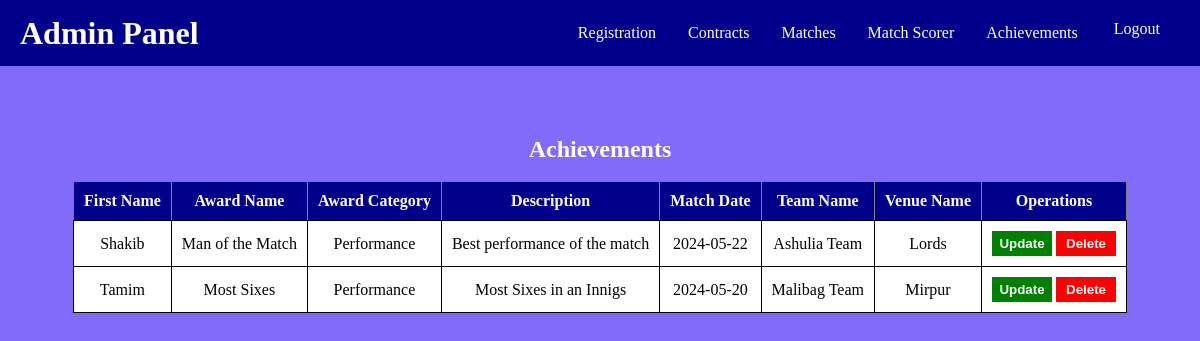
Screenshot of /Cricket-Club-Player-Achievement/achievement.php (signed in) with the database file from the repository.
### tables this page shows
CREATE TABLE `Player` (
  `player_id` int(11) NOT NULL,
  `first_name` varchar(50) NOT NULL,
  `middle_name` varchar(50) DEFAULT NULL,
  `last_name` varchar(50) NOT NULL,
  `email` varchar(100) NOT NULL,
  `phone_number` varchar(20) NOT NULL,
  `nationality` varchar(50) NOT NULL,
  `dob` date NOT NULL,
  `age` int(11) DEFAULT NULL CHECK (`age` > 12)
);

CREATE TABLE `Awards` (
  `award_id` int(11) NOT NULL,
  `player_id` int(11) NOT NULL,
  `award_name` varchar(200) NOT NULL,
  `award_category` varchar(100) NOT NULL,
  `description` varchar(50) DEFAULT NULL,
  `match_id` int(11) DEFAULT NULL
);

CREATE TABLE `Matches` (
  `match_id` int(11) NOT NULL,
  `match_date` date NOT NULL,
  `home_team_id` int(11) NOT NULL,
  `away_team_id` int(11) NOT NULL,
  `result` varchar(50) DEFAULT NULL,
  `venue_id` int(11) NOT NULL
);

CREATE TABLE `Team` (
  `team_id` int(11) NOT NULL,
  `team_name` varchar(50) NOT NULL,
  `club_id` int(11) NOT NULL
);

CREATE TABLE `Venue` (
  `venue_id` int(11) NOT NULL,
  `venue_name` varchar(200) NOT NULL,
  `location` varchar(200) NOT NULL
);

### Cricket-Club-Player-Achievement/achievement.php (the view, shortened to what this page needs)
<?php
include("database.php");
$query_awards = "SELECT * FROM Player NATURAL JOIN Awards NATURAL JOIN Matches NATURAL JOIN Venue NATURAL JOIN Contracts NATURAL JOIN Team ";
$result_awards = mysqli_query($conn, $query_awards);
$total = mysqli_num_rows($result_awards);
?>
<!DOCTYPE html>
<html lang="en">
<head>
    <link rel="stylesheet" href="style.css">
</head>
<body>
<div class="navbar">
    <h1>Admin Panel</h1>
    <div justify-content-end>
    <div class="dropdown">
        <button class="dropbtn">Registration</button>
    </div>
    <div class="dropdown">
        <button class="dropbtn">Contracts</button>
    </div>
    <div class="dropdown">
        <button class="dropbtn">Matches</button>
    </div>
    <div class="dropdown">
        <button class="dropbtn">Match Scorer</button>
    </div>
    <div class="dropdown">
        <button class="dropbtn">Achievements</button>
    </div>
    <a class="logout"href="logout.php">Logout</a>
    </div>
</div>
<div class="table-container">
    <?php
    if ($total != 0) {
        echo "<h2>Achievements</h2><br>";
        echo "<table border='1' cellspacing='7'>
            <tr>
                <th>First Name</th>
                <th>Award Name</th>
                <th>Award Category</th>
                <th>Description</th>
                <th>Match Date</th>
                <th>Team Name</th>
                <th>Venue Name</th>
                <th>Operations</th>
            </tr>";
        while($row = mysqli_fetch_assoc($result_awards)) {
            echo "<tr>
                <td>{$row['first_name']}</td>
                <td>{$row['award_name']}</td>
                <td>{$row['award_category']}</td>
                <td>{$row['description']}</td>
                <td>{$row['match_date']}</td>
                <td>{$row['team_name']}</td>
                <td>{$row['venue_name']}</td>
                <td>
                <a href='award_update.php?award_id=$row[award_id]'><input type ='submit' value= 'Update' class='update'></a>
                <a href='match_scorer_delete.php?scorer_id=$row[scorer_id]'><input type ='submit' value= 'Delete' class='delete'></a>
            </tr>";
        }
        echo "</table>";
    } else {
        echo "<p>No records found</p>";
    }
    ?>
</div>
</body>
</html>

### Cricket-Club-Player-Achievement/style.css (style rules this page uses)
* { margin: 0; padding: 0; box-sizing: border-box; }
body { background-color: rgb(130, 106, 251); padding: 0 10px; }

### Cricket-Club-Player-Achievement/achievement.php (style rules this page uses)
body { font-family: 'Times New Roman', Times, serif; margin: 0; padding: 0; }
.navbar { display: flex; justify-content: space-between; align-items: center; background-color: darkblue; padding: 10px 20px; }
.navbar h1 { color: white; margin: 0; }
.navbar a { text-decoration: none; padding: 10px 20px; color: white; font-size: 16px; }
.table-container { margin: 30px; margin-top: 70px; text-align: center; }
h2 { color: white; }
table { background-color: white; margin: 0 auto; border-collapse: collapse; }
th { background-color: darkblue; color: white; padding: 10px; }
td { padding: 10px; border: 1px solid black; border-radius: 5px; }
.update { background-color: green; color: white; border: 0; outline: none; height: 25px; width: 60px; font-weight: bold; cursor: pointer; }
.delete { background-color: red; color: white; border: 0; outline: none; height: 25px; width: 60px; font-weight: bold; cursor: pointer; }
.dropbtn { font-size: 16px; border: none; outline: none; color: white; padding: 14px 16px; background-color: inherit; margin: 0; font-family: 'Times New Roman', Times, serif; }
.dropdown { float: left; overflow: hidden; }
.logout { display: inline-block; }

### rows the page displays
player: first_name "Shakib", awards.award_name "Man of the Match", awards.award_category "Performance", awards.description "Best performance of the match", matches.match_date "2024-05-22", team.team_name "Ashulia Team", venue.venue_name "Lords"
player: first_name "Tamim", awards.award_name "Most Sixes", awards.award_category "Performance", awards.description "Most Sixes in an Innigs", matches.match_date "2024-05-20", team.team_name "Malibag Team", venue.venue_name "Mirpur"
